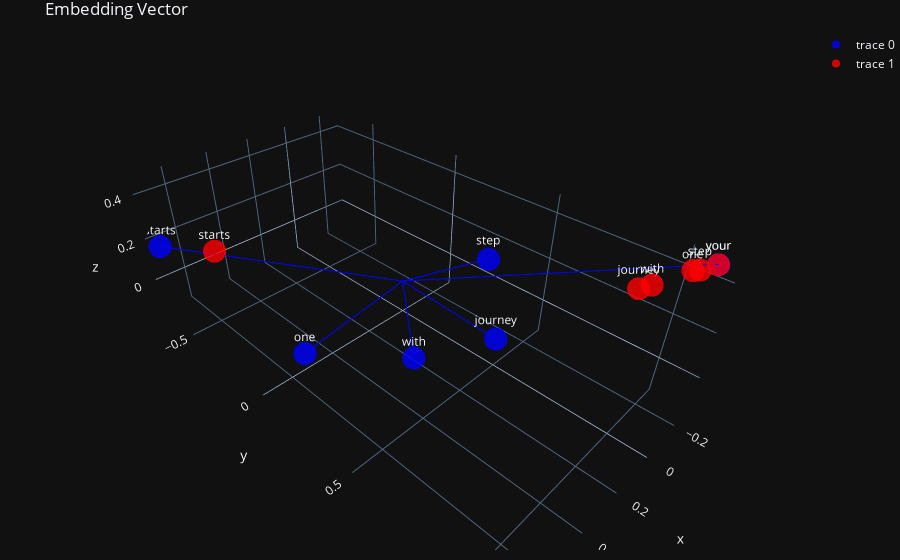

The cell this chart's notebook holds for it:
### Code cell
from_ = 2

x_points,y_points,z_points = embeddings[:, from_:from_+3].T
xc_points,yc_points,zc_points = context_vectors[:, from_:from_+3].T

points_trace = go.Scatter3d(
    x=x_points,
    y=y_points,
    z=z_points,
    mode='markers+text',
    marker={
        'size': 8,
        'opacity': 0.8,
        'color': "blue",
    },
    text=tokens
)

context_trace = go.Scatter3d(
    x=xc_points,
    y=yc_points,
    z=zc_points,
    mode='markers+text',
    marker={
        'size': 8,
        'opacity': 0.8,
        'color': "red",
    },
    text=tokens
)

layout = go.Layout( template='plotly_dark',
                    title="Embedding Vector",
                    margin = {"pad":0, "l":0, "r":0, "t":30, "b":10}
                   )
arrow_traces = []
for i in range(len(embeddings)):
    arrow_traces.append(go.Scatter3d(
        x=[0, x_points[i]],
        y=[0, y_points[i]],
        z=[0, z_points[i]],
        mode='lines',
        showlegend=False,
        marker=dict(color = "blue")
    ))

fig = go.Figure([points_trace,context_trace] + arrow_traces, layout=layout)

fig.show()

### Figure 1 — Plotly figure (JSON) as saved in the notebook; plotly's stock layout.template omitted (floating-point values rounded to 4 significant figures)
{"data": [{"marker": {"color": "blue", "opacity": 0.8, "size": 8}, "mode": "markers+text", "text": ["your", "journey", "starts", "with", "one", "step"], "x": [-0.277, -0.1145, 0.7062, 0.2397, 0.5068, -0.2235], "y": [1.093, 0.4212, -0.6969, 0.2961, -0.03999, 0.2695], "z": [0.4577, -0.1385, 0.1758, -0.09812, -0.1177, 0.131], "type": "scatter3d"}, {"marker": {"color": "red", "opacity": 0.8, "size": 8}, "mode": "markers+text", "text": ["your", "journey", "starts", "with", "one", "step"], "x": [-0.2766, -0.1866, 0.5855, -0.1825, -0.2389, -0.2513], "y": [1.092, 0.9067, -0.4727, 0.9471, 1.037, 1.053], "z": [0.4573, 0.3192, 0.1991, 0.3562, 0.4274, 0.4311], "type": "scatter3d"}, {"marker": {"color": "blue"}, "mode": "lines", "showlegend": false, "x": [0, -0.277], "y": [0, 1.093], "z": [0, 0.4577], "type": "scatter3d"}, {"marker": {"color": "blue"}, "mode": "lines", "showlegend": false, "x": [0, -0.1145], "y": [0, 0.4212], "z": [0, -0.1385], "type": "scatter3d"}, {"marker": {"color": "blue"}, "mode": "lines", "showlegend": false, "x": [0, 0.7062], "y": [0, -0.6969], "z": [0, 0.1758], "type": "scatter3d"}, {"marker": {"color": "blue"}, "mode": "lines", "showlegend": false, "x": [0, 0.2397], "y": [0, 0.2961], "z": [0, -0.09812], "type": "scatter3d"}, {"marker": {"color": "blue"}, "mode": "lines", "showlegend": false, "x": [0, 0.5068], "y": [0, -0.03999], "z": [0, -0.1177], "type": "scatter3d"}, {"marker": {"color": "blue"}, "mode": "lines", "showlegend": false, "x": [0, -0.2235], "y": [0, 0.2695], "z": [0, 0.131], "type": "scatter3d"}], "layout": {"margin": {"b": 10, "l": 0, "pad": 0, "r": 0, "t": 30}, "scene": {"camera": {"center": {"x": 0, "y": 0, "z": 0}}}, "title": {"text": "Embedding Vector"}}}
